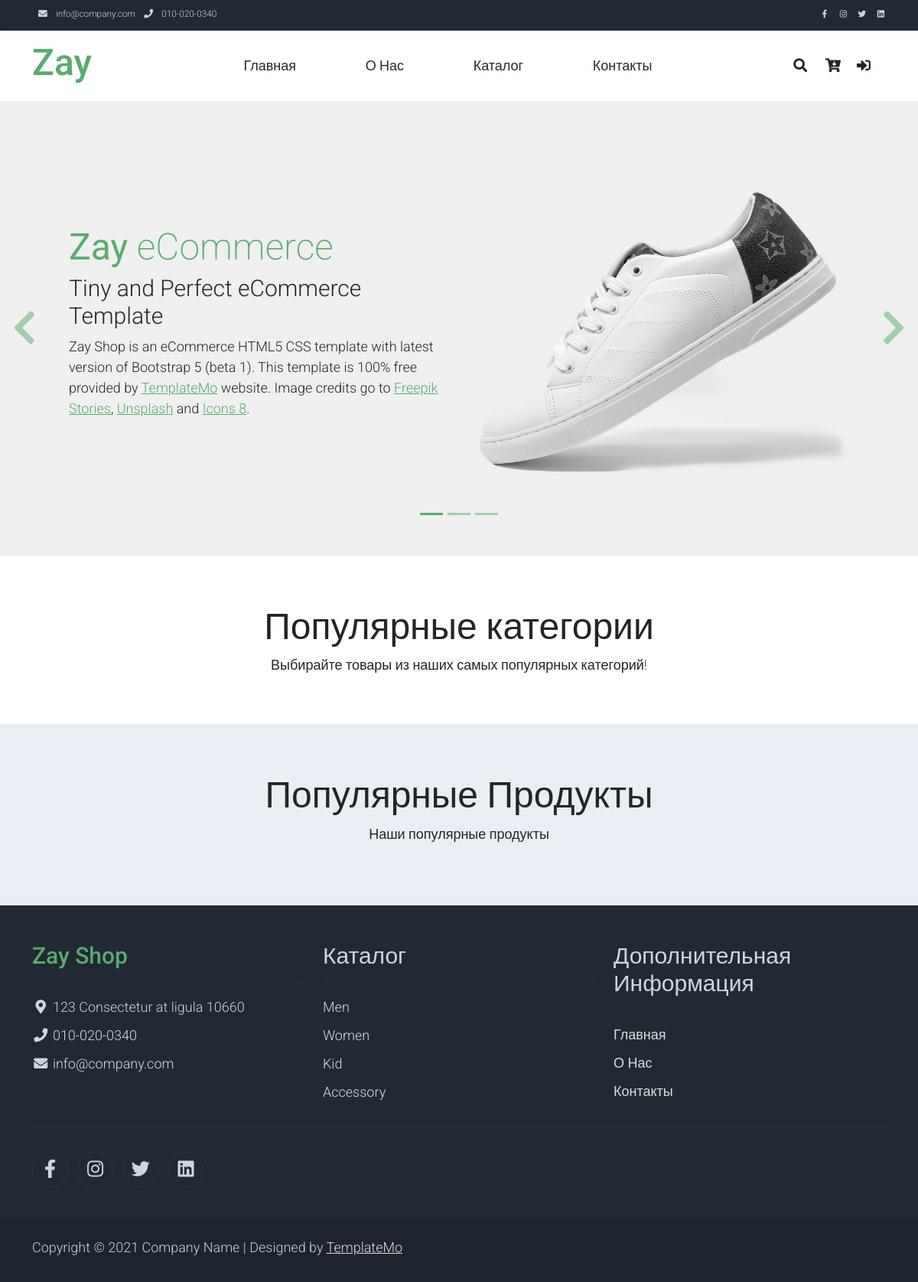
The page / on the database its author committed.
### shopapp/models.py (models this page shows, shortened)
class Gender(models.Model):
    name = models.CharField(max_length=255)
    class Meta:
        verbose_name = 'Gender'
        verbose_name_plural = 'Genders'

### shopapp/views.py (the view)
# urls.py: path('', homeView, name='home_url'),
def homeView(request):
    genders = Gender.objects.all()
    categories = Category.objects.filter(popular=True)[:3]
    popular_products = Product.objects.filter(popular=True)[:3]
    context = {
        'categories': categories,
        'genders': genders,
        'popular_products': popular_products
    }
    return render(request, 'index.html', context=context)

### templates/index.html (shortened to what this page needs)
{% extends 'base.html' %}
{% load static %}
{% block content %}
    <div id="template-mo-zay-hero-carousel" class="carousel slide" data-bs-ride="carousel">
        <ol class="carousel-indicators">
            <li data-bs-target="#template-mo-zay-hero-carousel" data-bs-slide-to="0" class="active"></li>
            <li data-bs-target="#template-mo-zay-hero-carousel" data-bs-slide-to="1"></li>
            <li data-bs-target="#template-mo-zay-hero-carousel" data-bs-slide-to="2"></li>
        </ol>
        <div class="carousel-inner">
            <div class="carousel-item active">
                <div class="container">
                    <div class="row p-5">
                        <div class="mx-auto col-md-8 col-lg-6 order-lg-last">
                            <img class="img-fluid" src="{% static 'img/banner_img_01.jpg' %}" alt="">
                        </div>
                        <div class="col-lg-6 mb-0 d-flex align-items-center">
                            <div class="text-align-left align-self-center">
                                <h1 class="h1 text-success"><b>Zay</b> eCommerce</h1>
                                <h3 class="h2">Tiny and Perfect eCommerce Template</h3>
                                <p>
                                    Zay Shop is an eCommerce HTML5 CSS template with latest version of Bootstrap 5 (beta 1).
                                    This template is 100% free provided by <a rel="sponsored" class="text-success" href="https://templatemo.com" target="_blank">TemplateMo</a> website.
                                    Image credits go to <a rel="sponsored" class="text-success" href="https://stories.freepik.com/" target="_blank">Freepik Stories</a>,
                                    <a rel="sponsored" class="text-success" href="https://unsplash.com/" target="_blank">Unsplash</a> and
                                    <a rel="sponsored" class="text-success" href="https://icons8.com/" target="_blank">Icons 8</a>.
                                </p>
                            </div>
                        </div>
                    </div>
                </div>
            </div>
        </div>
        <a class="carousel-control-prev text-decoration-none w-auto ps-3" href="#template-mo-zay-hero-carousel" role="button" data-bs-slide="prev">
            <i class="fas fa-chevron-left"></i>
        </a>
        <a class="carousel-control-next text-decoration-none w-auto pe-3" href="#template-mo-zay-hero-carousel" role="button" data-bs-slide="next">
            <i class="fas fa-chevron-right"></i>
        </a>
    </div>
    <section class="container py-5">
        <div class="row text-center pt-3">
            <div class="col-lg-6 m-auto">
                <h1 class="h1">Популярные категории</h1>
                <p>
                    Выбирайте товары из наших самых популярных категорий!
                </p>
            </div>
        </div>
    </section>
    <section class="bg-light">
        <div class="container py-5">
            <div class="row text-center py-3">
                <div class="col-lg-6 m-auto">
                    <h1 class="h1">Популярные Продукты</h1>
                    <p>
                        Наши популярные продукты
                    </p>
                </div>
            </div>
        </div>
    </section>
{% endblock content %}

### templates/base.html (shortened to what this page needs)
{% load static %}
<!DOCTYPE html>
<html lang="en">
<head>
    <link rel="stylesheet" href="{% static 'css/bootstrap.min.css' %}">
    <link rel="stylesheet" href="{% static 'css/templatemo.css' %}">
    <link rel="stylesheet" href="{% static 'css/custom.css' %}">
    <link rel="stylesheet" href="{% static 'css/fontawesome.min.css' %}">
    <link rel="stylesheet" href="{% static 'css/fontawesome.css' %}">
    <link rel="stylesheet" href="{% static 'css/login.css' %}">
</head>
<body>
    <nav class="navbar navbar-expand-lg bg-dark navbar-light d-none d-lg-block" id="templatemo_nav_top">
        <div class="container text-light">
            <div class="w-100 d-flex justify-content-between">
                <div>
                    <i class="fa fa-envelope mx-2"></i>
                    <a class="navbar-sm-brand text-light text-decoration-none" href="mailto:info@company.com">info@company.com</a>
                    <i class="fa fa-phone mx-2"></i>
                    <a class="navbar-sm-brand text-light text-decoration-none" href="tel:010-020-0340">010-020-0340</a>
                </div>
                <div>
                    <a class="text-light" href="https://fb.com/templatemo" target="_blank" rel="sponsored"><i class="fab fa-facebook-f fa-sm fa-fw me-2"></i></a>
                    <a class="text-light" href="https://www.instagram.com/" target="_blank"><i class="fab fa-instagram fa-sm fa-fw me-2"></i></a>
                    <a class="text-light" href="https://twitter.com/" target="_blank"><i class="fab fa-twitter fa-sm fa-fw me-2"></i></a>
                    <a class="text-light" href="https://www.linkedin.com/" target="_blank"><i class="fab fa-linkedin fa-sm fa-fw"></i></a>
                </div>
            </div>
        </div>
    </nav>
    <nav class="navbar navbar-expand-lg navbar-light shadow">
        <div class="container d-flex justify-content-between align-items-center">
            <a class="navbar-brand text-success logo h1 align-self-center" href="{% url 'home_url' %}">
                Zay
            </a>
            <div class="align-self-center collapse navbar-collapse flex-fill  d-lg-flex justify-content-lg-between" id="templatemo_main_nav">
                <div class="flex-fill">
                    <ul class="nav navbar-nav d-flex justify-content-between mx-lg-auto">
                        <li class="nav-item">
                            <a class="nav-link" href="{% url 'home_url' %}">Главная</a>
                        </li>
                        <li class="nav-item">
                            <a class="nav-link" href="{% url 'about_us_url' %}">О Нас</a>
                        </li>
                        <li class="nav-item">
                            <a class="nav-link" href="{% url 'product_all_url' %}">Каталог</a>
                        </li>
                        <li class="nav-item">
                            <a class="nav-link" href="{% url 'contact_url' %}">Контакты</a>
                        </li>
                    </ul>
                </div>
                <div class="navbar align-self-center d-flex">
                    <a class="nav-icon d-none d-lg-inline" href="#" data-bs-toggle="modal" data-bs-target="#templatemo_search">
                        <i class="fa fa-fw fa-search text-dark mr-2"></i>
                    </a>
                    <a class="nav-icon position-relative text-decoration-none" href="{% url 'cart_detail' %}">
                        <i class="fa fa-fw fa-cart-arrow-down text-dark mr-1"></i>
                    </a>
                    {% if user.is_authenticated %}
                        <a class="nav-icon position-relative text-decoration-none" href="{% url 'profile_url' %}">
                            <i class="fa fa-fw fa-user text-dark mr-3"></i>
                        </a>
                        <a class="nav-icon position-relative text-decoration-none" href="{% url 'logout_url' %}">
                            <i class="fa fa-sign-out-alt text-dark mr-3"></i>
                        </a>
                    {% else %}
                        <a class="nav-icon position-relative" href="{% url 'login_url' %}">
                            <i class="fa fa-sign-in-alt text-dark mr-3" aria-hidden="true"></i>
                        </a>
                    {% endif %}
                </div>
            </div>
        </div>
    </nav>
    {% block content %}
    {% endblock content %}
    <footer class="bg-dark" id="tempaltemo_footer">
        <div class="container">
            <div class="row">
                <div class="col-md-4 pt-5">
                    <h2 class="h2 text-success border-bottom pb-3 border-light logo">Zay Shop</h2>
                    <ul class="list-unstyled text-light footer-link-list">
                        <li>
                            <i class="fas fa-map-marker-alt fa-fw"></i>
                            123 Consectetur at ligula 10660
                        </li>
                        <li>
                            <i class="fa fa-phone fa-fw"></i>
                            <a class="text-decoration-none" href="tel:010-020-0340">010-020-0340</a>
                        </li>
                        <li>
                            <i class="fa fa-envelope fa-fw"></i>
                            <a class="text-decoration-none" href="mailto:info@company.com">info@company.com</a>
                        </li>
                    </ul>
                </div>
                <div class="col-md-4 pt-5">
                    <h2 class="h2 text-light border-bottom pb-3 border-light">Каталог</h2>
                    <ul class="list-unstyled text-light footer-link-list">
                        {% for gender in genders %}
                            <li><a class="text-decoration-none" href="#">{{ gender.name }}</a></li>
                        {% endfor %}
                    </ul>
                </div>
                <div class="col-md-4 pt-5">
                    <h2 class="h2 text-light border-bottom pb-3 border-light">Дополнительная Информация</h2>
                    <ul class="list-unstyled text-light footer-link-list">
                        <li><a class="text-decoration-none" href="{% url 'home_url' %}">Главная</a></li>
                        <li><a class="text-decoration-none" href="{% url 'about_us_url' %}">О Нас</a></li>
                        <li><a class="text-decoration-none" href="#">Контакты</a></li>
                    </ul>
                </div>
            </div>
            <div class="row text-light mb-4">
                <div class="col-12 mb-3">
                    <div class="w-100 my-3 border-top border-light"></div>
                </div>
                <div class="col-auto me-auto">
                    <ul class="list-inline text-left footer-icons">
                        <li class="list-inline-item border border-light rounded-circle text-center">
                            <a class="text-light text-decoration-none" target="_blank" href="http://facebook.com/"><i class="fab fa-facebook-f fa-lg fa-fw"></i></a>
                        </li>
                        <li class="list-inline-item border border-light rounded-circle text-center">
                            <a class="text-light text-decoration-none" target="_blank" href="https://www.instagram.com/"><i class="fab fa-instagram fa-lg fa-fw"></i></a>
                        </li>
                        <li class="list-inline-item border border-light rounded-circle text-center">
                            <a class="text-light text-decoration-none" target="_blank" href="https://twitter.com/"><i class="fab fa-twitter fa-lg fa-fw"></i></a>
                        </li>
                        <li class="list-inline-item border border-light rounded-circle text-center">
                            <a class="text-light text-decoration-none" target="_blank" href="https://www.linkedin.com/"><i class="fab fa-linkedin fa-lg fa-fw"></i></a>
                        </li>
                    </ul>
                </div>
            </div>
        </div>
        <div class="w-100 bg-black py-3">
            <div class="container">
                <div class="row pt-2">
                    <div class="col-12">
                        <p class="text-left text-light">
                            Copyright &copy; 2021 Company Name
                            | Designed by <a rel="sponsored" href="https://templatemo.com" target="_blank">TemplateMo</a>
                        </p>
                    </div>
                </div>
            </div>
        </div>
    </footer>
</body>
</html>

### static/css/templatemo.css (style rules this page uses)
body, ul, li, p, a, label, input, div { font-family: 'Roboto', sans-serif; font-size: 18px !important; font-weight: 300 !important; }
.h1 { font-family: 'Roboto', sans-serif; font-size: 48px !important; font-weight: 200 !important; }
.h2 { font-family: 'Roboto', sans-serif; font-size: 30px !important; font-weight: 300; }
.logo { font-weight: 500 !important; }
.text-success { color: #59ab6e !important; }
.text-light { color: #cfd6e1 !important; }
.bg-dark { background-color: #212934 !important; }
.bg-light { background-color: #e9eef5 !important; }
.bg-black { background-color: #1d242d !important; }
#templatemo_nav_top { min-height: 40px; }
#templatemo_nav_top * { font-size: .9em !important; }
#templatemo_main_nav a { color: #212934; }
#templatemo_main_nav .navbar .nav-icon { margin-right: 20px; }
#template-mo-zay-hero-carousel { background: #efefef !important; }
#template-mo-zay-hero-carousel .carousel-indicators li { margin-top: -50px; background-color: #59ab6e; }
#template-mo-zay-hero-carousel .carousel-control-next i, #template-mo-zay-hero-carousel .carousel-control-prev i { color: #59ab6e !important; font-size: 2.8em !important; }
#tempaltemo_footer a { color: #dcdde1; }
#tempaltemo_footer ul.footer-link-list li { padding-top: 10px; }
#tempaltemo_footer ul.footer-icons li { width: 2.6em; height: 2.6em; line-height: 2.6em; }
#tempaltemo_footer .border-light { border-color: #2d343f !important; }
@media (min-width: 768px) { #templatemo_main_nav .navbar-nav { max-width: 450px; } }
@media (min-width: 992px) { #templatemo_main_nav .navbar-nav { max-width: 550px; } }
@media (min-width: 992px) { #template-mo-zay-hero-carousel .carousel-item { min-height: 30rem !important; } }

### rows shown on the page
Gender: name "Men"
Gender: name "Women"
Gender: name "Kid"
Gender: name "Accessory"
